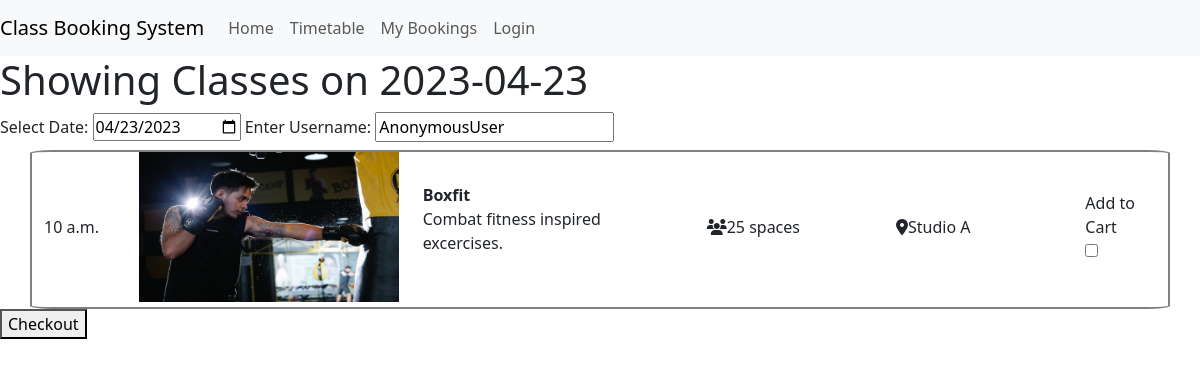
The page /make_booking.html on the database as committed earlier.
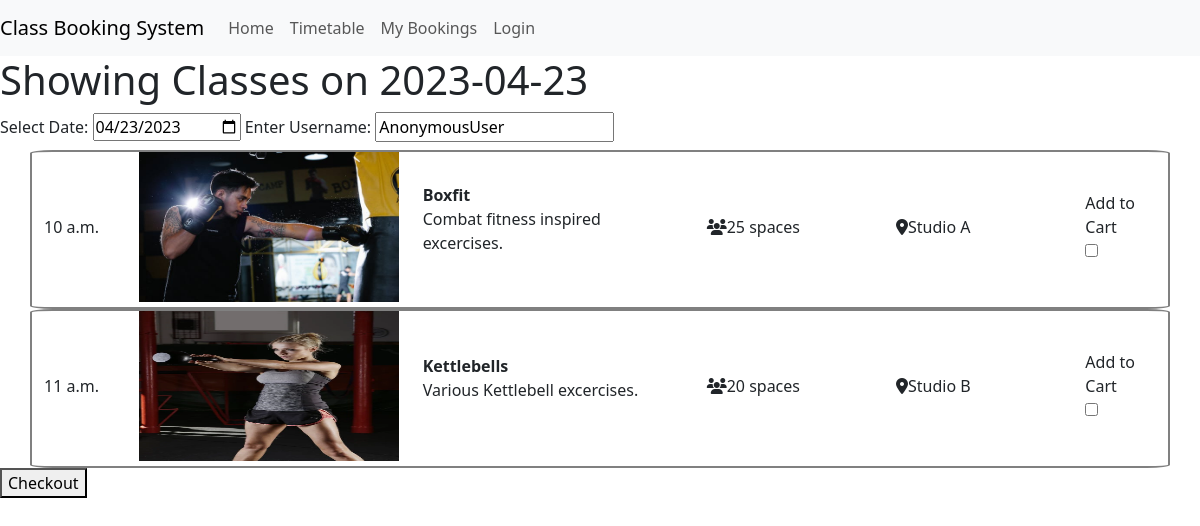
The same page on the database as committed later.
### classbooking_app/models.py (models this page shows, shortened)
class Session(models.Model):
    activity = models.ForeignKey(Activity, on_delete=models.CASCADE)
    date = models.DateField(default=date.today())
    time = models.TimeField(default=datetime.now())
    spaces = models.IntegerField(default=25)
    location = models.CharField(max_length=50, default='Studio A')
    running = models.BooleanField(default=True)

class Activity(models.Model):
    name = models.CharField(max_length=50, null=False, blank=False, default="test_class")
    description = models.CharField(max_length=50, null=False, blank=False, default="test_description")
    image = models.CharField(max_length=20, null=False, blank=False, default="test_image")

### classbooking_app/views.py (the view, shortened to what this page needs)
# urls.py: path('make_booking.html', views.show_sessions, name='show_sessions'),
def show_sessions(request):
    date = "2023-04-23"
    todays_sessions = Session.objects.filter(date=date)
    initial_context = {
        'date':date,
        'todays_sessions':todays_sessions
    }
    return render(request, 'classbooking_app/make_booking.html', initial_context)

### classbooking_app/templates/classbooking_app/make_booking.html (shortened to what this page needs)
{% extends 'classbooking_app/base.html' %}
{% block content %}
<div id="timetable">
<h1>Showing Classes on {{ date }}</h1>
    <form method="POST" id="date-form">
        <label for="select-date">Select Date:</label>
        <input type="date" id="select-date" name="date_name" value="{{ date }}">
      <label for="username">Enter Username:</label>
      <input type="text" id="username" name="user_name" value="{{ user }}">
    <div class="container">
      {% for session in todays_sessions %}
        <div class="excercise row vertical-margin">
          <div class="col-1 col-sm-1 col-lg-1 align-self-center">{{ session.time }}</div>
          <div class="col-5 col-sm-5 col-lg-3 has-bg-img">
            <img class="bg-img my-image" src="../../static/classbooking_app/images/{{ session.activity.image }}">
          </div>
          <div class="col-6 col-sm-3 col-lg-3 align-self-center"><strong>{{ session.activity.name }}</strong>
            <p>{{ session.activity.description }}</p>
          </div>
          <div class="col-5 offset-1 col-sm-3 offset-sm-0 col-lg-2 offset-lg-0 align-self-center"><i class="fa-solid fa-users"></i>{{ session.spaces }} spaces</div>
          <div class="col-2 col-sm-5 offset-sm-1 col-lg-2 offset-lg-0 align-self-center"><i class="fa-solid fa-location-dot"></i>{{ session.location }}</div>
          <div class="col-2 offset-2 col-sm-2 offset-sm-4 col-lg-1 offset-lg-0 align-self-center">
            <label for="{{ session.id }}">Add to Cart</label>
            <input class="add-to-cart" type="checkbox" id="{{ session.id }}" name="{{ session.id }}">
          </div>
        </div>
        {% endfor %}
      </div>
  <button type="button" id="checkout-button">Checkout</button>
</div>
{% endblock %}

Rows that differ between the two databases and show on the page:
added Session: time "11 a.m.", activity.image (picture), activity.name "Kettlebells", activity.description "Various Kettlebell excercises.", spaces "20", location "Studio B"
